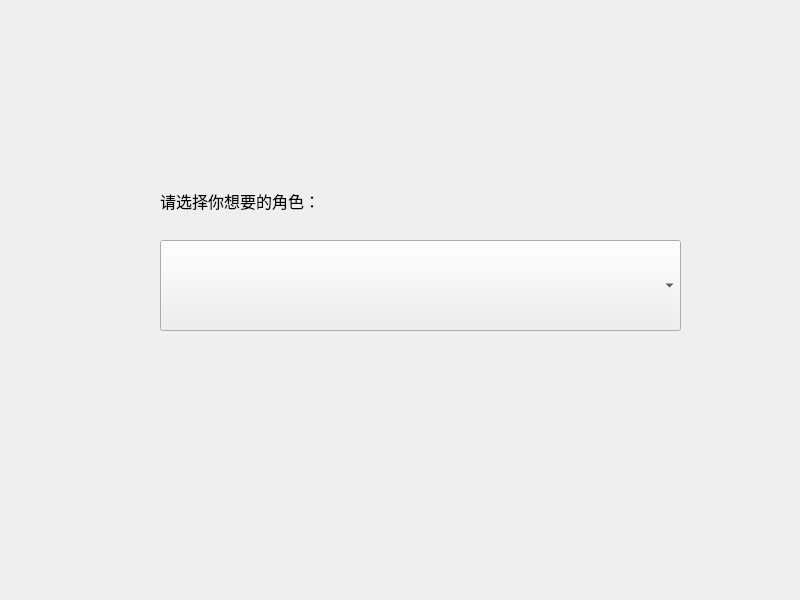
<?xml version="1.0" encoding="UTF-8"?>
<ui version="4.0">
 <class>Widget</class>
 <widget class="QWidget" name="Widget">
  <property name="geometry">
   <rect>
    <x>0</x>
    <y>0</y>
    <width>800</width>
    <height>600</height>
   </rect>
  </property>
  <property name="windowTitle">
   <string>Widget</string>
  </property>
  <widget class="QComboBox" name="comboBox">
   <property name="geometry">
    <rect>
     <x>160</x>
     <y>240</y>
     <width>521</width>
     <height>91</height>
    </rect>
   </property>
  </widget>
  <widget class="QLabel" name="label">
   <property name="geometry">
    <rect>
     <x>160</x>
     <y>170</y>
     <width>411</width>
     <height>61</height>
    </rect>
   </property>
   <property name="font">
    <font>
     <family>Agency FB</family>
     <pointsize>12</pointsize>
    </font>
   </property>
   <property name="text">
    <string>请选择你想要的角色：</string>
   </property>
  </widget>
 </widget>
 <resources/>
 <connections/>
</ui>
